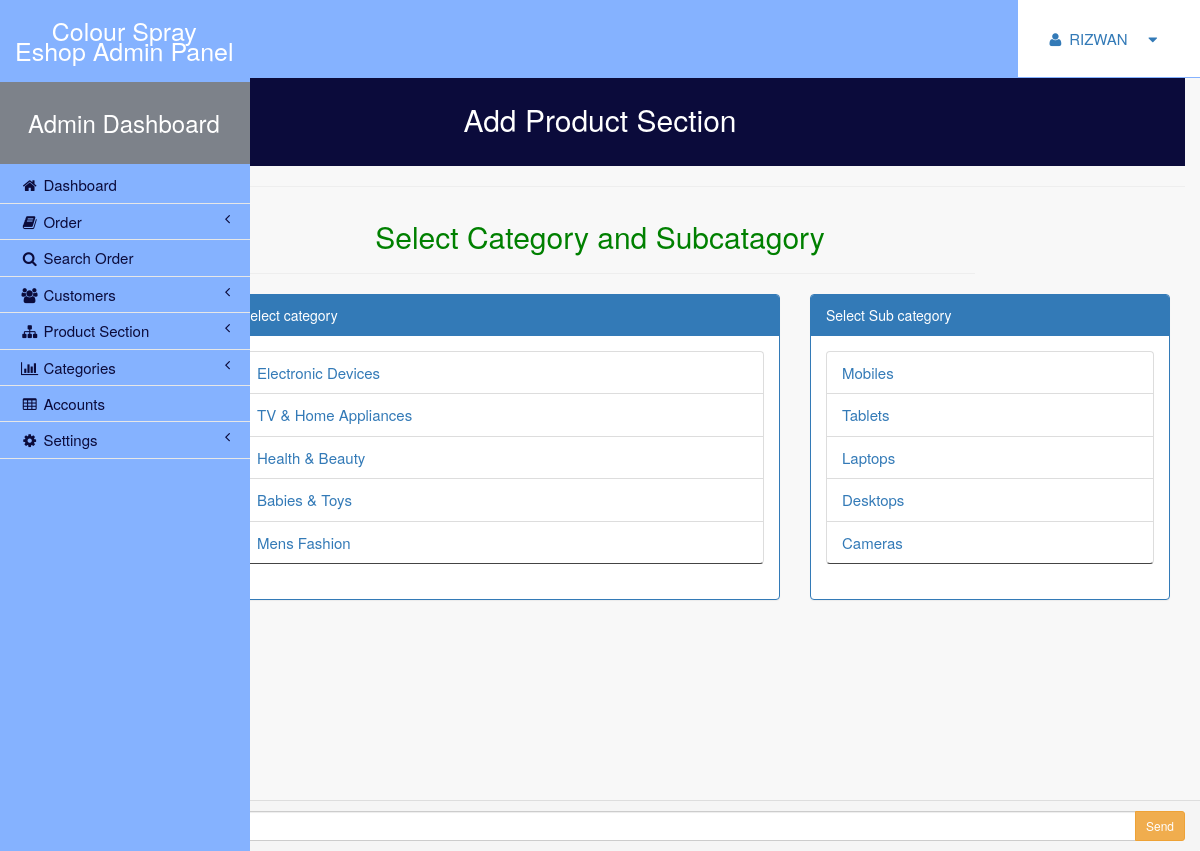
/admin/product.php?cid=14 (signed in), run on the app's committed database.
### tables this page shows
CREATE TABLE IF NOT EXISTS `categories` (
`cat_id` int(100) NOT NULL,
  `cat_title` text NOT NULL,
  `status` int(20) NOT NULL,
  `image` varchar(100) NOT NULL
);

CREATE TABLE IF NOT EXISTS `sub_cat` (
`id` int(50) NOT NULL,
  `name` varchar(100) NOT NULL,
  `main_cate` int(100) NOT NULL,
  `cat_image` varchar(100) NOT NULL,
  `status` int(50) NOT NULL
);

### admin/product.php (the view, shortened to what this page needs)
<?php include "header.php"; ?>
 <div class="col-lg-12">
                   <center> <h2 style="background-color:#0B0B3B;padding:30px;color:white;"> Add Product Section </h2></center> <hr/>
                </div>
<div class ="container">
	<div class ="row">
		<div class="col-md-2">
		</div>
		<div class="col-md-8">
			<center> <h2 style="color:green;"> Select Category and Subcatagory  </h2> <hr/></center>
		</div>
		<div class="col-md-2">
		</div>
		<br>
	</div>
	<div class ="row">
		<div class="col-md-2">
		</div>
		<div class="col-md-6">
		<div class="panel panel-primary">
		<div class="panel-heading"> Select category
		</div>
		<div class="panel-body">
		<?php
		if((isset($_GET["cid"])) || (!isset($_GET["cid"])) )
		{
		?>
		<ul class="list-group">
					<?php
									$product_query = "SELECT * FROM categories ";
											$run_query = mysqli_query($con,$product_query);
											if(mysqli_num_rows($run_query) > 0){
												while($row = mysqli_fetch_array($run_query)){
													$catid    = $row['cat_id'];
													$catname   = $row['cat_title'];
							?>
					   <li class="list-group-item d-flex justify-content-between align-items-center" style="border-bottom:1px solid #444;">
					<a href="?cid=<?php echo $catid;?>">	<?php echo $catname ;?> </a>
					  </li>
					  <?php
												}
											}
					  ?>
					</ul>
					<?php
		} ?>
		</div>
		</div>
		</div>
		<div class="col-md-4">
		<div class="panel panel-primary">
		<div class="panel-heading"> Select Sub category
		</div>
		<div class="panel-body">
		<?php
		if((isset($_GET["cid"]))  )
		{
			$cid = $_GET["cid"];
		?>
		<ul class="list-group">
					<?php
									$product_query = "SELECT * FROM sub_cat where  main_cate = $cid ";
											$run_query = mysqli_query($con,$product_query);
											if(mysqli_num_rows($run_query) > 0){
												while($row = mysqli_fetch_array($run_query)){
													$scatid    = $row['id'];
													$scatname   = $row['name'];
							?>
					   <li class="list-group-item d-flex justify-content-between align-items-center" style="border-bottom:1px solid #444;">
					<a href="addproduct.php?cid=<?php echo $cid;?>&&scid=<?php echo $scatid;?>">	<?php echo $scatname ;?> </a>
					  </li>
					  <?php
												}
											}
					  ?>
					</ul>
		<?php
		} ?>
		</div>
		</div>
		</div>
		<br>
	</div>
</div>
<br> <br><br><br><br><br> <br><br><br>
<?php include "footer.php"; ?>

### data on the page
categories: cat_title "Electronic Devices"
categories: cat_title "TV & Home Appliances"
categories: cat_title "Health & Beauty"
categories: cat_title "Babies & Toys"
categories: cat_title "Mens Fashion"
sub_cat: name "Mobiles"
sub_cat: name "Tablets"
sub_cat: name "Laptops"
sub_cat: name "Desktops"
sub_cat: name "Cameras"

### other printed values
$_SESSION['name'] "RIZWAN"
